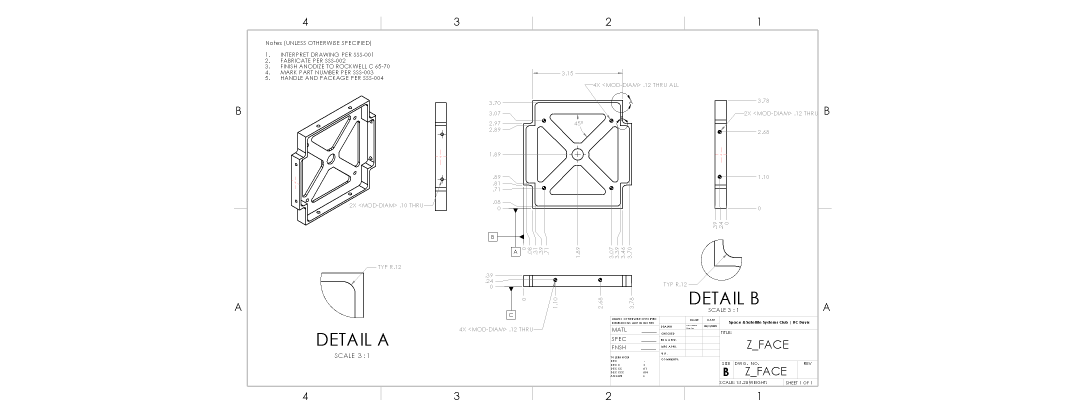
#> input picture images/Z_FACE_compare.PNG, 3197 x 1250 px, found by its file name (shown at 1/3 size); the run also reads 1 picture not shown here
$ python image_overlay.py
#> lines starting #> are read from the running program, lines starting #| are printed output that depends on the picture
import cv2
import numpy as np
from cv2 import imread

def resize_image(image, width, height):
    resized_image = cv2.resize(image, (width, height))
    return resized_image

def convert_to_red_grayscale(input_image):
    # Convert image to grayscale
    gray_image = cv2.cvtColor(input_image, cv2.COLOR_BGR2GRAY)

    # Create an empty 3-channel image (all black)
    height, width = gray_image.shape
    red_image = np.zeros((height, width, 3), dtype=np.uint8)

    # Map grayscale values to the red channel
    red_image[:, :, 2] = gray_image

    return red_image

def convert_to_blue_grayscale(input_image):
    # Convert image to grayscale
    gray_image = cv2.cvtColor(input_image, cv2.COLOR_BGR2GRAY)

    # Create an empty 3-channel image (all black)
    height, width = gray_image.shape
    blue_image = np.zeros((height, width, 3), dtype=np.uint8)

    # Map grayscale values to the blue channel
    blue_image[:, :, 0] = gray_image

    return blue_image

def invert_colors(image):
    inverted_image = cv2.bitwise_not(image)
    return inverted_image


def main():
    # Load the input images
    image1 = "images\Z_FACE_compare.PNG"
    image2 = "images\Z_FACE.PNG"
    imageRead = cv2.imread(image1)
#> imageRead is the input picture: shape (1250, 3197, 3); mean B, G, R 251.5, 251.5, 251.5
    imageRead2 = cv2.imread(image2)

    # Check if the images are successfully loaded
    if imageRead is None:
        print("Failed to read 1 input images.")
        if imageRead2 is None:
            print("Failed to read 2 input images.")
            exit()
        exit()

    imageRead = invert_colors(imageRead)
#> in invert_colors, `inverted_image = cv2.bitwise_not(image)`:
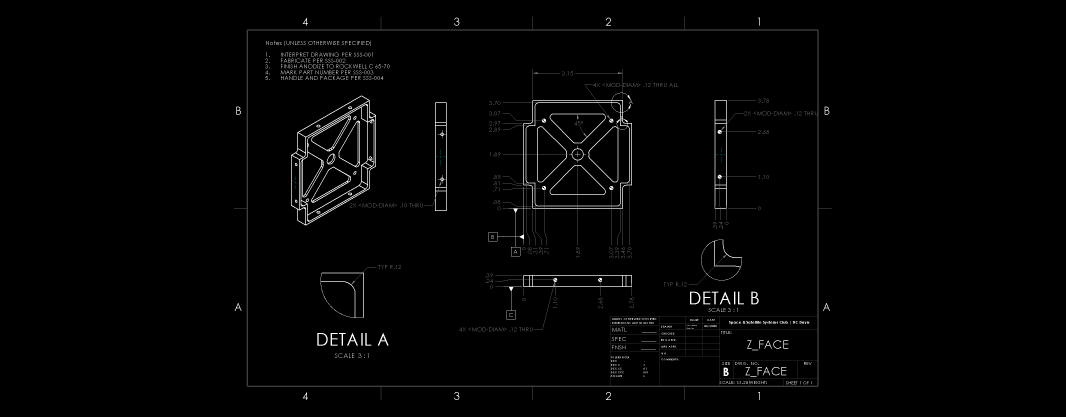
#> inverted_image: shape (1250, 3197, 3) (shown at 1/3 size); mean B, G, R 3.5, 3.5, 3.5
    imageRead2 = invert_colors(imageRead2)

    imageRead = convert_to_blue_grayscale(imageRead)
#> in convert_to_blue_grayscale, `blue_image[:, :, 0] = gray_image`:
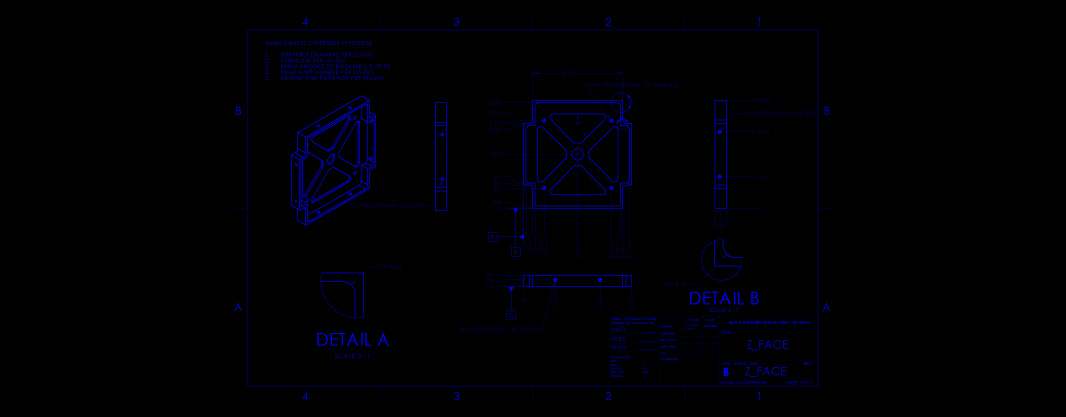
#> blue_image: shape (1250, 3197, 3) (shown at 1/3 size); mean of channels 0, 1, 2 3.5, 0, 0; drawn as B, G, R
    imageRead2 = convert_to_red_grayscale(imageRead2)
#> in convert_to_red_grayscale, `red_image[:, :, 2] = gray_image`:
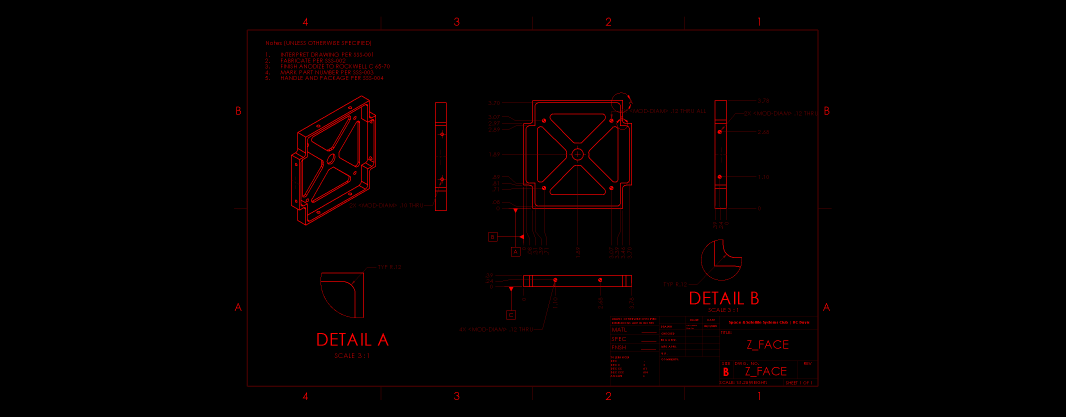
#> red_image: shape (1250, 3197, 3) (shown at 1/3 size); mean of channels 0, 1, 2 0, 0, 3.5; drawn as B, G, R

    alpha = 0.5
    blended_image = cv2.addWeighted(imageRead, alpha, imageRead2, 1 - alpha, 0)
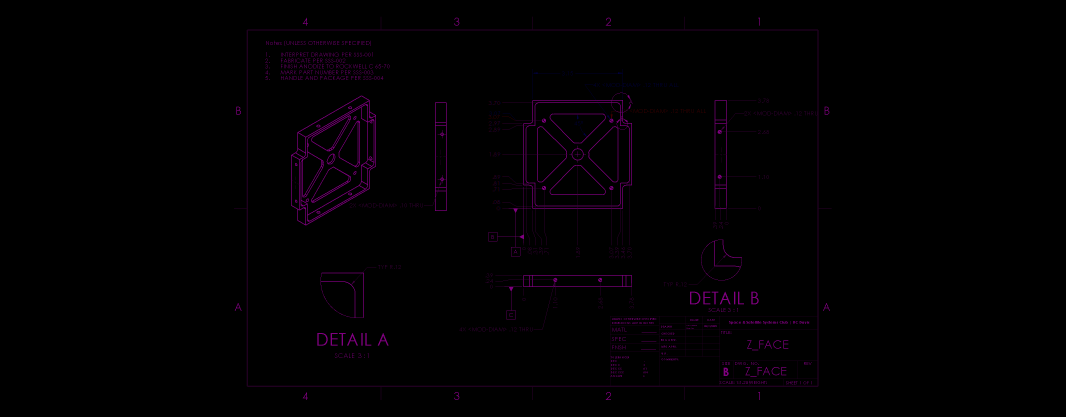
#> blended_image: shape (1250, 3197, 3) (shown at 1/3 size); mean of channels 0, 1, 2 1.8, 0, 1.8; drawn as B, G, R

    # Show image 2 in an output window

    # Specify the output file path
    output_path = 'overlay.png'

    cv2.imwrite(output_path, blended_image)

if __name__ == '__main__':
    main()
